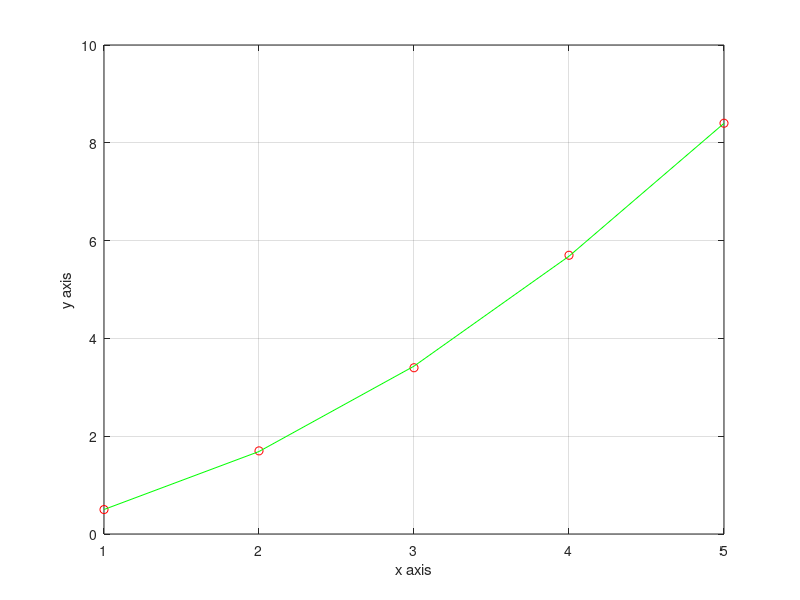

The MATLAB script that drew this image:
clc;
close all;
clear all;
x=[1:5];
y=[0.5 1.7 3.4 5.7 8.4];
x0=log(x);
y0=log(y);
n=length(x0);
sumx=sum(x0);
sumxsqrt=sum(x0.^2);
sumy=sum(y0);
sumxy=sum(x0.*y0);
A=[n sumx
    sumx sumxsqrt];
B=[sumy
    sumxy];
a=A\B;
a2=exp(a(1))
b2=a(2)

ym=a2*(x.^b2);

plot(x,y,'ro');
grid on;
hold on
plot(x,ym,'g');
xlabel ('x axis');

ylabel('y axis');
